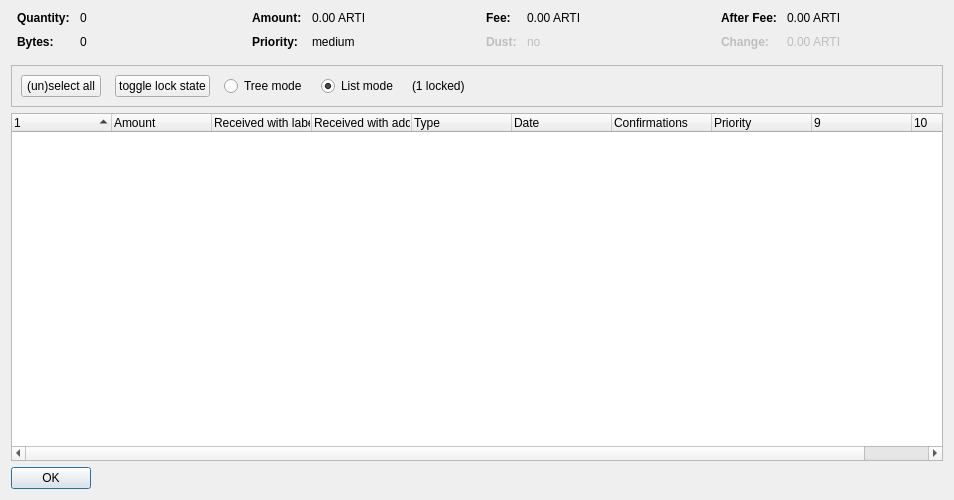
<?xml version="1.0" encoding="UTF-8"?>
<ui version="4.0">
 <class>CoinControlDialog</class>
 <widget class="QDialog" name="CoinControlDialog">
  <property name="geometry">
   <rect>
    <x>0</x>
    <y>0</y>
    <width>954</width>
    <height>500</height>
   </rect>
  </property>
  <property name="windowTitle">
   <string>Coin Selection</string>
  </property>
  <layout class="QVBoxLayout" name="verticalLayout">
   <item>
    <layout class="QHBoxLayout" name="horizontalLayoutTop" stretch="0,0,0,0">
     <property name="topMargin">
      <number>0</number>
     </property>
     <property name="bottomMargin">
      <number>10</number>
     </property>
     <item>
      <layout class="QFormLayout" name="formLayoutCoinControl1">
       <property name="horizontalSpacing">
        <number>10</number>
       </property>
       <property name="verticalSpacing">
        <number>10</number>
       </property>
       <property name="leftMargin">
        <number>6</number>
       </property>
       <property name="rightMargin">
        <number>6</number>
       </property>
       <item row="0" column="0">
        <widget class="QLabel" name="labelCoinControlQuantityText">
         <property name="font">
          <font>
           <weight>75</weight>
           <bold>true</bold>
          </font>
         </property>
         <property name="text">
          <string>Quantity:</string>
         </property>
        </widget>
       </item>
       <item row="0" column="1">
        <widget class="QLabel" name="labelCoinControlQuantity">
         <property name="cursor">
          <cursorShape>IBeamCursor</cursorShape>
         </property>
         <property name="contextMenuPolicy">
          <enum>Qt::ActionsContextMenu</enum>
         </property>
         <property name="text">
          <string notr="true">0</string>
         </property>
         <property name="textInteractionFlags">
          <set>Qt::LinksAccessibleByMouse|Qt::TextSelectableByKeyboard|Qt::TextSelectableByMouse</set>
         </property>
        </widget>
       </item>
       <item row="1" column="0">
        <widget class="QLabel" name="labelCoinControlBytesText">
         <property name="font">
          <font>
           <weight>75</weight>
           <bold>true</bold>
          </font>
         </property>
         <property name="text">
          <string>Bytes:</string>
         </property>
        </widget>
       </item>
       <item row="1" column="1">
        <widget class="QLabel" name="labelCoinControlBytes">
         <property name="cursor">
          <cursorShape>IBeamCursor</cursorShape>
         </property>
         <property name="contextMenuPolicy">
          <enum>Qt::ActionsContextMenu</enum>
         </property>
         <property name="text">
          <string notr="true">0</string>
         </property>
         <property name="textInteractionFlags">
          <set>Qt::LinksAccessibleByMouse|Qt::TextSelectableByKeyboard|Qt::TextSelectableByMouse</set>
         </property>
        </widget>
       </item>
      </layout>
     </item>
     <item>
      <layout class="QFormLayout" name="formLayoutCoinControl2">
       <property name="horizontalSpacing">
        <number>10</number>
       </property>
       <property name="verticalSpacing">
        <number>10</number>
       </property>
       <property name="leftMargin">
        <number>6</number>
       </property>
       <property name="rightMargin">
        <number>6</number>
       </property>
       <item row="0" column="0">
        <widget class="QLabel" name="labelCoinControlAmountText">
         <property name="font">
          <font>
           <weight>75</weight>
           <bold>true</bold>
          </font>
         </property>
         <property name="text">
          <string>Amount:</string>
         </property>
        </widget>
       </item>
       <item row="0" column="1">
        <widget class="QLabel" name="labelCoinControlAmount">
         <property name="cursor">
          <cursorShape>IBeamCursor</cursorShape>
         </property>
         <property name="contextMenuPolicy">
          <enum>Qt::ActionsContextMenu</enum>
         </property>
         <property name="text">
          <string notr="true">0.00 ARTI</string>
         </property>
         <property name="textInteractionFlags">
          <set>Qt::LinksAccessibleByMouse|Qt::TextSelectableByKeyboard|Qt::TextSelectableByMouse</set>
         </property>
        </widget>
       </item>
       <item row="1" column="0">
        <widget class="QLabel" name="labelCoinControlPriorityText">
         <property name="font">
          <font>
           <weight>75</weight>
           <bold>true</bold>
          </font>
         </property>
         <property name="text">
          <string>Priority:</string>
         </property>
        </widget>
       </item>
       <item row="1" column="1">
        <widget class="QLabel" name="labelCoinControlPriority">
         <property name="cursor">
          <cursorShape>IBeamCursor</cursorShape>
         </property>
         <property name="contextMenuPolicy">
          <enum>Qt::ActionsContextMenu</enum>
         </property>
         <property name="text">
          <string>medium</string>
         </property>
         <property name="textInteractionFlags">
          <set>Qt::LinksAccessibleByMouse|Qt::TextSelectableByKeyboard|Qt::TextSelectableByMouse</set>
         </property>
        </widget>
       </item>
      </layout>
     </item>
     <item>
      <layout class="QFormLayout" name="formLayoutCoinControl3">
       <property name="horizontalSpacing">
        <number>10</number>
       </property>
       <property name="verticalSpacing">
        <number>10</number>
       </property>
       <property name="leftMargin">
        <number>6</number>
       </property>
       <property name="rightMargin">
        <number>6</number>
       </property>
       <item row="0" column="0">
        <widget class="QLabel" name="labelCoinControlFeeText">
         <property name="font">
          <font>
           <weight>75</weight>
           <bold>true</bold>
          </font>
         </property>
         <property name="text">
          <string>Fee:</string>
         </property>
        </widget>
       </item>
       <item row="0" column="1">
        <widget class="QLabel" name="labelCoinControlFee">
         <property name="cursor">
          <cursorShape>IBeamCursor</cursorShape>
         </property>
         <property name="contextMenuPolicy">
          <enum>Qt::ActionsContextMenu</enum>
         </property>
         <property name="text">
          <string notr="true">0.00 ARTI</string>
         </property>
         <property name="textInteractionFlags">
          <set>Qt::LinksAccessibleByMouse|Qt::TextSelectableByKeyboard|Qt::TextSelectableByMouse</set>
         </property>
        </widget>
       </item>
       <item row="1" column="0">
        <widget class="QLabel" name="labelCoinControlLowOutputText">
         <property name="enabled">
          <bool>false</bool>
         </property>
         <property name="font">
          <font>
           <weight>75</weight>
           <bold>true</bold>
          </font>
         </property>
         <property name="text">
          <string>Dust:</string>
         </property>
        </widget>
       </item>
       <item row="1" column="1">
        <widget class="QLabel" name="labelCoinControlLowOutput">
         <property name="enabled">
          <bool>false</bool>
         </property>
         <property name="cursor">
          <cursorShape>IBeamCursor</cursorShape>
         </property>
         <property name="contextMenuPolicy">
          <enum>Qt::ActionsContextMenu</enum>
         </property>
         <property name="text">
          <string>no</string>
         </property>
         <property name="textInteractionFlags">
          <set>Qt::LinksAccessibleByMouse|Qt::TextSelectableByKeyboard|Qt::TextSelectableByMouse</set>
         </property>
        </widget>
       </item>
      </layout>
     </item>
     <item>
      <layout class="QFormLayout" name="formLayoutCoinControl4">
       <property name="horizontalSpacing">
        <number>10</number>
       </property>
       <property name="verticalSpacing">
        <number>10</number>
       </property>
       <property name="leftMargin">
        <number>6</number>
       </property>
       <property name="rightMargin">
        <number>6</number>
       </property>
       <item row="0" column="0">
        <widget class="QLabel" name="labelCoinControlAfterFeeText">
         <property name="font">
          <font>
           <weight>75</weight>
           <bold>true</bold>
          </font>
         </property>
         <property name="text">
          <string>After Fee:</string>
         </property>
        </widget>
       </item>
       <item row="0" column="1">
        <widget class="QLabel" name="labelCoinControlAfterFee">
         <property name="cursor">
          <cursorShape>IBeamCursor</cursorShape>
         </property>
         <property name="contextMenuPolicy">
          <enum>Qt::ActionsContextMenu</enum>
         </property>
         <property name="text">
          <string notr="true">0.00 ARTI</string>
         </property>
         <property name="textInteractionFlags">
          <set>Qt::LinksAccessibleByMouse|Qt::TextSelectableByKeyboard|Qt::TextSelectableByMouse</set>
         </property>
        </widget>
       </item>
       <item row="1" column="0">
        <widget class="QLabel" name="labelCoinControlChangeText">
         <property name="enabled">
          <bool>false</bool>
         </property>
         <property name="font">
          <font>
           <weight>75</weight>
           <bold>true</bold>
          </font>
         </property>
         <property name="text">
          <string>Change:</string>
         </property>
        </widget>
       </item>
       <item row="1" column="1">
        <widget class="QLabel" name="labelCoinControlChange">
         <property name="enabled">
          <bool>false</bool>
         </property>
         <property name="cursor">
          <cursorShape>IBeamCursor</cursorShape>
         </property>
         <property name="contextMenuPolicy">
          <enum>Qt::ActionsContextMenu</enum>
         </property>
         <property name="text">
          <string notr="true">0.00 ARTI</string>
         </property>
         <property name="textInteractionFlags">
          <set>Qt::LinksAccessibleByMouse|Qt::TextSelectableByKeyboard|Qt::TextSelectableByMouse</set>
         </property>
        </widget>
       </item>
      </layout>
     </item>
    </layout>
   </item>
   <item>
    <widget class="QFrame" name="frame">
     <property name="minimumSize">
      <size>
       <width>0</width>
       <height>40</height>
      </size>
     </property>
     <property name="frameShape">
      <enum>QFrame::StyledPanel</enum>
     </property>
     <property name="frameShadow">
      <enum>QFrame::Sunken</enum>
     </property>
     <layout class="QHBoxLayout" name="horizontalLayout">
      <item>
       <layout class="QHBoxLayout" name="horizontalLayoutPanel" stretch="0,0,0,0,0,0">
        <property name="spacing">
         <number>14</number>
        </property>
        <item>
         <widget class="QPushButton" name="pushButtonSelectAll">
          <property name="sizePolicy">
           <sizepolicy hsizetype="Maximum" vsizetype="Fixed">
            <horstretch>0</horstretch>
            <verstretch>0</verstretch>
           </sizepolicy>
          </property>
          <property name="text">
           <string>(un)select all</string>
          </property>
          <property name="autoDefault">
           <bool>false</bool>
          </property>
         </widget>
        </item>
        <item>
         <widget class="QPushButton" name="pushButtonToggleLock">
          <property name="sizePolicy">
           <sizepolicy hsizetype="Maximum" vsizetype="Fixed">
            <horstretch>0</horstretch>
            <verstretch>0</verstretch>
           </sizepolicy>
          </property>
          <property name="text">
           <string>toggle lock state</string>
          </property>
          <property name="autoDefault">
           <bool>false</bool>
          </property>
         </widget>
        </item>
        <item>
         <widget class="QRadioButton" name="radioTreeMode">
          <property name="sizePolicy">
           <sizepolicy hsizetype="Maximum" vsizetype="Fixed">
            <horstretch>0</horstretch>
            <verstretch>0</verstretch>
           </sizepolicy>
          </property>
          <property name="text">
           <string>Tree mode</string>
          </property>
         </widget>
        </item>
        <item>
         <widget class="QRadioButton" name="radioListMode">
          <property name="sizePolicy">
           <sizepolicy hsizetype="Maximum" vsizetype="Fixed">
            <horstretch>0</horstretch>
            <verstretch>0</verstretch>
           </sizepolicy>
          </property>
          <property name="text">
           <string>List mode</string>
          </property>
          <property name="checked">
           <bool>true</bool>
          </property>
         </widget>
        </item>
        <item>
         <widget class="QLabel" name="labelLocked">
          <property name="text">
           <string>(1 locked)</string>
          </property>
         </widget>
        </item>
        <item>
         <spacer name="horizontalSpacer">
          <property name="orientation">
           <enum>Qt::Horizontal</enum>
          </property>
          <property name="sizeHint" stdset="0">
           <size>
            <width>40</width>
            <height>20</height>
           </size>
          </property>
         </spacer>
        </item>
       </layout>
      </item>
     </layout>
    </widget>
   </item>
   <item>
    <widget class="CoinControlTreeWidget" name="treeWidget">
     <property name="contextMenuPolicy">
      <enum>Qt::CustomContextMenu</enum>
     </property>
     <property name="sortingEnabled">
      <bool>false</bool>
     </property>
     <property name="columnCount">
      <number>10</number>
     </property>
     <attribute name="headerShowSortIndicator" stdset="0">
      <bool>true</bool>
     </attribute>
     <attribute name="headerStretchLastSection">
      <bool>false</bool>
     </attribute>
     <column>
      <property name="text">
       <string/>
      </property>
     </column>
     <column>
      <property name="text">
       <string>Amount</string>
      </property>
     </column>
     <column>
      <property name="text">
       <string>Received with label</string>
      </property>
     </column>
     <column>
      <property name="text">
       <string>Received with address</string>
      </property>
     </column>
     <column>
      <property name="text">
       <string>Type</string>
      </property>
     </column>
     <column>
      <property name="text">
       <string>Date</string>
      </property>
     </column>
     <column>
      <property name="text">
       <string>Confirmations</string>
      </property>
      <property name="toolTip">
       <string>Confirmed</string>
      </property>
     </column>
     <column>
      <property name="text">
       <string>Priority</string>
      </property>
     </column>
     <column>
      <property name="text">
       <string/>
      </property>
     </column>
     <column>
      <property name="text">
       <string/>
      </property>
     </column>
    </widget>
   </item>
   <item>
    <widget class="QDialogButtonBox" name="buttonBox">
     <property name="sizePolicy">
      <sizepolicy hsizetype="Maximum" vsizetype="Fixed">
       <horstretch>0</horstretch>
       <verstretch>0</verstretch>
      </sizepolicy>
     </property>
     <property name="orientation">
      <enum>Qt::Horizontal</enum>
     </property>
     <property name="standardButtons">
      <set>QDialogButtonBox::Ok</set>
     </property>
    </widget>
   </item>
  </layout>
 </widget>
 <customwidgets>
  <customwidget>
   <class>CoinControlTreeWidget</class>
   <extends>QTreeWidget</extends>
   <header>coincontroltreewidget.h</header>
  </customwidget>
 </customwidgets>
 <resources/>
 <connections/>
</ui>
